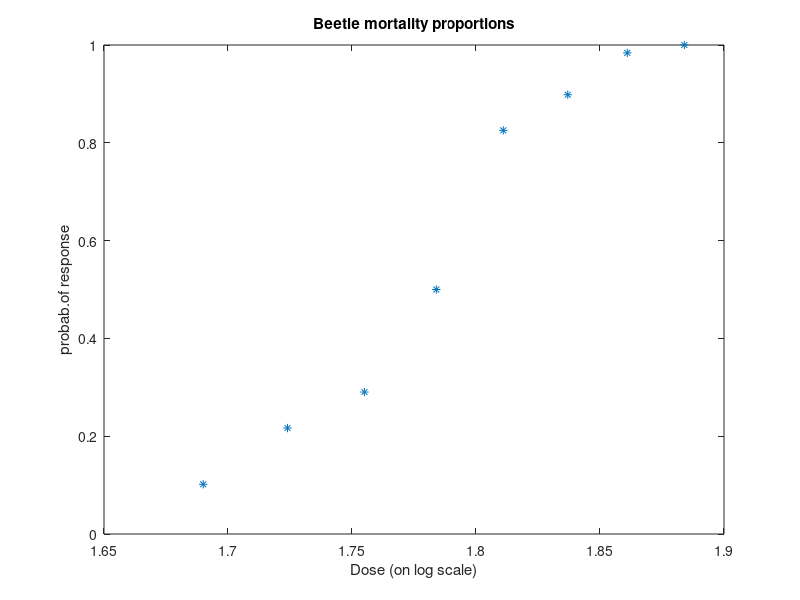

This chart was generated by the following MATLAB code: (Note: this script raises an error after producing the figure.)
echo on
clc
% keywords: demo
% In this example we study a dose-response data, taken from A.J.
% Dobson: An Introduction to Statistical Modeling, Chapman & Hall, -83.
%
% In fact, this problem belongs to the realm of nonlinear parameter
% estimation. However, we are able to study the case using only linear
% and graphical tools. Also, the example points out some pitfalls of
% traditional ways of considering nonlinear estimation.


pause, clc % strike any key to continue ...

% In a series of experiments, beetles were exposed to different doses
% of gaseous carbon disulphide. Below is the mortality data,

beetle = [1.6900   59.0000    6.0000
          1.7240   60.0000   13.0000
          1.7550   62.0000   18.0000
          1.7840   56.0000   28.0000
          1.8110   63.0000   52.0000
          1.8370   59.0000   53.0000
          1.8610   62.0000   61.0000
          1.8840   60.0000   60.0000];
%
% The first column gives the dosage 'd', the second the number 'no' of
% beetles in each experiment, the third the number 'r' of killed insects,

 d  = beetle(:,1);  no = beetle(:,2);  r  = beetle(:,3);

% The outcome of each experiment is a binary variable: either there is
% a response to the dose (i.e., death), or not. The aim is to model the
% probability of response at each level of the dose. To get an idea of the
% effect of the dose, let us plot the proportions 'r/n' against 'd':

pause, clc % strike any key to continue ...

echo off; clc

p = r./no;
plot(d,p,'*');
title('Beetle mortality proportions');
xlabel('Dose (on log scale)'): ylabel('probab.of response');
pause

echo on
%
% The points seem to obey a S-shaped behaviour. To model such data, the
% logistic function f(x) = 1/(1 + exp(-x)) is often used, cf the plot

pause, clc % strike any key to continue ...
 echo off
 x = -6:.2:6;
 plot(x,oneg(x)./(1 + exp(-x)));
 title(' the logistic function 1/(1 + exp(-x)) ')
 pause

 echo on

% We fit the logistic function to the data, using two different
% parametrizations.  We first try the model
%
%     p = 1 / (1 + exp(-alfa - beta * d)).
%
% Here 'd' denotes the dose, 'p' the probability of response. We have
% to find 'alfa' and 'beta' for which 'p' follows the observed values
% of 'r/n'.
%
% An easy calculation shows that log(p/(1-p) = alfa + beta*d. Here we
% have a linear equation for 'alfa' and 'beta'. Values for 'alfa' and
% 'beta' are now obtained by a least squares fit

pause, clc % strike any key to continue ...

 pp = p(1:7); dd = d(1:7);
 yy = log(pp./(1-pp));

%(we omit the last data point where p = 1)

 ab = [ones(7,1) dd] \ yy

% Let us next plot the data and the fitted curve on the interval [1.5, 2]
 pause, clc % strike any key to continue ...


 echo off
 x = 1.5:.025:2;
 plot(x,oneg(x)./(1 + exp(-ab(1) - ab(2)*x)), d,p,'*')
 title(' the data points (*) versus values given by the model (-)')
 pause

 echo on

% The fit seems not too bad. However, some questions remain: is it OK to
% compute a fit only, or should we do some more analysis ? How good is the
% fit so obtained? In fact, the parameter values found are not the 'correct'
% maximum likelihood points, and there might be other points which also
% give a good fit. To see this, we compute the likelihood function (for more
% details about likelihood functions of binary response models, see e.g.
% the reference given at the beginning of this demo) for 'alfa' and 'beta'
% in a grid of points, using the function DOSELOG.
%
% Below are the corner points of the grid. The grid itself is computed
% by dividing the 'alfa' and 'beta' intervals in 40 parts:

 alfa  = [-71, -51];
 beta  = [28 41];
 ido = 1;
 pack;

% wait ...

 [F,Fmax,vmax,aaxis,baxis] = doselog(no,r,d,alfa,beta,ido,50);
 F = F/Fmax;


 pause, clc % strike any key to continue ...

 echo off, clc
 vers=abs(version); vers = vers(1);
 if vers<53
  c = contour(F,5,aaxis,baxis);
 else
  c = contour(aaxis,baxis,F,5);
 end

 title(' the contour plot of possible parameter values')
 xlabel('alfa'); ylabel(' beta')
 pause,% clc % strike any key to continue ...
 pack

 echo on
%
%We can see that the values of the parameters are strongly correlated:
%all values in a long and narrow region give a fit roughly as good as
%the 'optimal' one (note that the isolated parts of the plot are only
%graphical artifacts caused by the function CONTOUR & the coarse grid
%of data points).
%
%We may pick up all pairs (alfa,beta) where the value of the likelihood
%function is between 1/10, 1/5 of the maximum value, and plot the response
%curve 'p versus d' for such pairs (for details, see this demo file)
%

 pause, clc % strike any key to continue ...

  echo off
  ii = find(c(1,:)>0.09 & c(1,:)<0.2);
  teta = [];
  for i = 1:length(ii)
      teta = [teta c(:,ii(i)+1 :15: ii(i) + c(2,ii(i)))];
  end

  clear pp
  n = max(size(teta));
  for i = 1:n
     pp(i,:) = oneg(x)./(1 + exp(-teta(1,i) - x*teta(2,i)));
  end

 plot(x,pp,'-',d,p,'*')
 title(' data vs response curves for some possible parameter values')
% plot(x,oneg(x)./(1 + exp(-ab(1) - ab(2)*x)),'--', d,p,'*')


% plot(x,oneg(x)./(1 + exp(-ab(1) - ab(2)*x)),'--', d,p,'*')

 pause
 pack

 echo on
%We may relate the 'confidence region' given by the contours of the
%likelihood function, and the more traditionally used 'confidence
%intervals' for individual parameters.
%
%The standard errors of 'alfa' and 'beta', given by the variance-
%covariance matrix of the model (see Dobson: An Introduction to
%Statistical Modelling, p. 79) have values 5.19 and
%2.91, respectively. The 95% confidence intervals, roughly
%[-61 - 1.96*5.18 -61 + 1.96*5.18], [34 - 1.96*2.91,34 + 1.96*2.91],
%are plotted below together with the contours of the likelihood function

 pause, clc % strike any key to continue ...
 echo off

 ab2 = [-63 -59; 32 36];
 x1  = [-71.15 -50.85];
 yy  = [28.3  28.3; 39.7 39.7];
 xx1 = [x1(1) x1(1)]; xx2 = [x1(2) x1(2)]; y1 = [28.3 39.7];
 plot(x1,yy(1,:),x1,yy(2,:),'-',xx1,y1,xx2,y1,'-',ab2(1,:),ab2(2,:),'*')
 hold

 if vers<53
    contour(F,5,aaxis,baxis);
 else
    contour(aaxis,baxis,F,5);
 end

 title('the contours of likelihood function & the 95% confidence box')
 xlabel(' *: Example points inside the confidence box, outside the contours')
 pause, hold off
 echo on

%Most of the points inside the box determined by the confidence
%intervals are in fact outside the region given by the contours of
%the likelihood function, and so incorrect for the model.
%
%As an example, let us plot the models given by the parameter values
%demoted as '*' in the previous picture:
%

pause, clc % strike any key to continue ...

 echo off
 y = [oneg(x)./(1 + exp(-ab2(1,1) - ab2(2,1)*x))
      oneg(x)./(1 + exp(-ab2(1,2) - ab2(2,2)*x))];

 plot(x,y,'-',d,p,'*');

 pause, clc
 echo on
%Even if the points are not far from the center of the confidence box,
%the models are fatally incorrect.
%
%Next we employ another formulation for the problem. The model is stated
%using parameters which have a natural interpretation  - and nice
%likelihood contours.
%
%The ED50 (Effective Dose) value is defined as the amount of the dose
%which gives a 'positive' (here: death) response in half of the
%experiments. In other words, the ED50 value, demoted by 'muu', is the
%dose for which p(muu) = 0.5. The parameters 'alfa' and 'beta' are
%are replaced by the new ones as
%
%                        d - muu
%     alfa + beta*d ---> -------   (i.e., alfa = -muu/sigma, beta = 1/sigma)
%                         sigma
%
%The parameter 'sigma' might be interpreted as the standard error of
%'muu'.

pause, clc % strike any key to continue ...
%
%Let us now plot the likelihood contours, using the new parametrization:
%
 ido = 2;
 muu   = [1.75 1.79];
 sigma = [0.020 0.04];

% wait ....
 [F,Fmax,vmax,maxis,saxis] = doselog(no,r,d,muu,sigma,ido);
 F = F/Fmax;

 echo off
 if vers<53
   c = contour(F,5,maxis,saxis); clabel(c);
 else
   c = contour(maxis,saxis,F,5); clabel(c);
 end

 title(' Likelihood contours with the ED50 parametrization')
 xlabel(' muu (the ED50 parameter)')
 ylabel(' sigma ')
 pause, clc
 pack
 echo on

%Again, we may find (for instance, every fifth of) the contour points
%at some of the levels labeled, e.g., by the value 0.1667:

  ii = find(c(1,:) > 0.1 & c(1,:) < 0.2);
  teta = [];
  for i = 1:length(ii)
      teta = [teta c(:,ii(i)+1 :8: ii(i) + c(2,ii(i)))];
  end

% ... and plot the models corresponding to these values:

 echo off
 pack , clear pp
 n = max(size(teta));
 for i = 1:n
     pp(i,:) = oneg(x)./(1 + exp((teta(1,i) - x)/teta(2,i)));
 end
 plot(x,pp,'-',d,p,'*');
